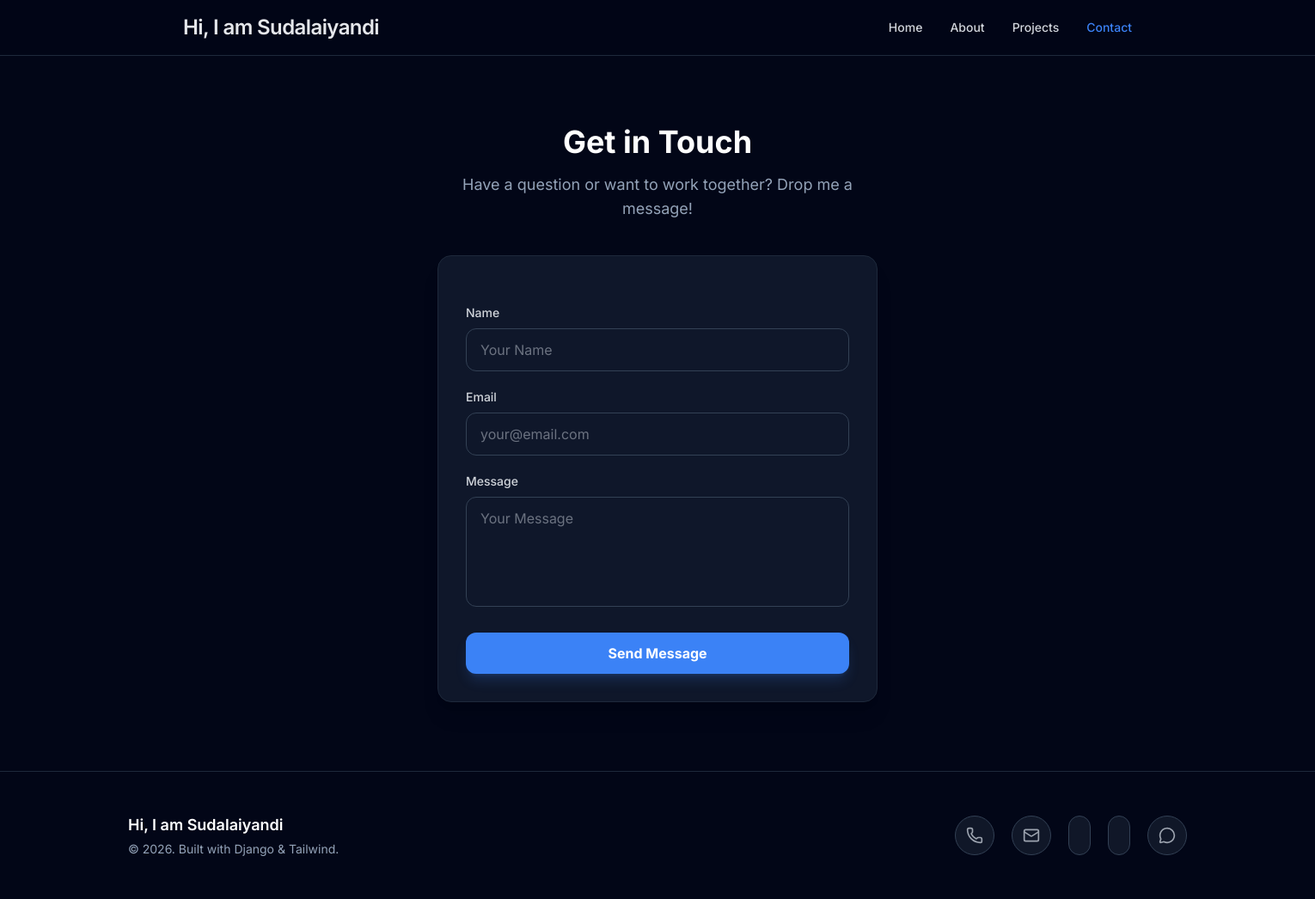
The app's page /contact/, older data.
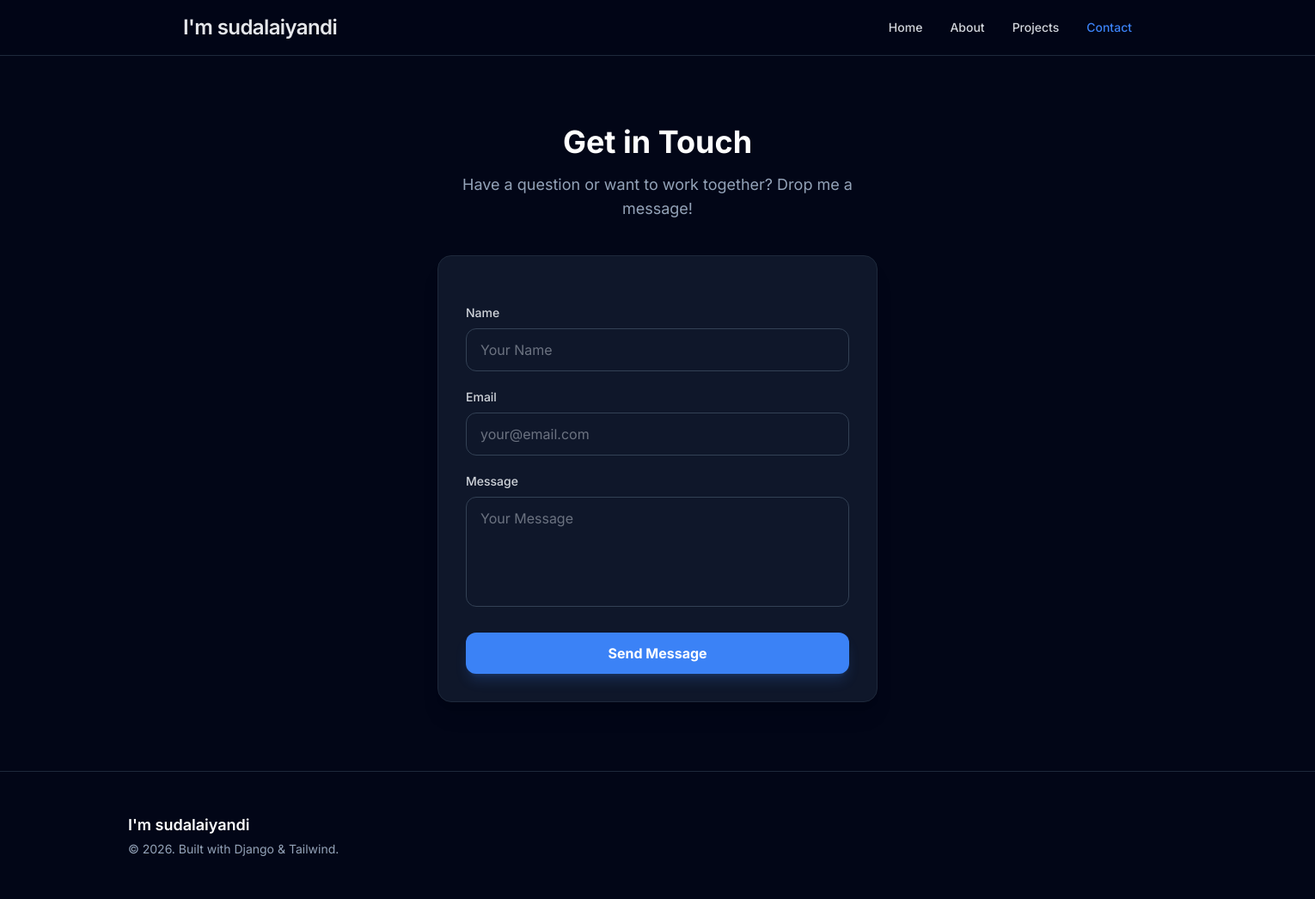
The same page, newer data.
### portfolio/models.py (models this page shows, shortened)
class Home(models.Model):
    name = models.CharField(max_length=100)
    greetings_text = models.CharField(max_length=100)
    sub_heading = models.CharField(max_length=200, default="I am a Full Stack Developer")
    bio = models.TextField()
    profile_photo = models.ImageField(upload_to='profile/')
    logo = models.ImageField(upload_to='logo/', null=True, blank=True)
    resume = models.FileField(upload_to='resumes/', null=True, blank=True)
    email_address = models.EmailField(blank=True, null=True)
    phone_number = models.CharField(max_length=20, blank=True, null=True)
    whatsapp_number = models.CharField(max_length=20, blank=True, null=True)
    linkedin_url = models.URLField(blank=True, null=True)
    instagram_url = models.URLField(blank=True, null=True)
    about_summary = models.TextField(max_length=500, blank=True, null=True, help_text="A quick 2-line bio for the About page")

### portfolio/views.py (the view)
# urls.py: path('contact/', views.contact, name='contact'),
def contact(request):
    home_data = Home.objects.first()
    if request.method == 'POST':
        form = ContactForm(request.POST)
        if form.is_valid():
            form.save()
            return redirect('home')
    else:
        form = ContactForm()
    return render(request, 'portfolio/contact.html', {'form': form, 'home': home_data})

### portfolio/forms.py
class ContactForm(forms.ModelForm):
    class Meta:
        model = Contact
        fields = ['name', 'email', 'message']
        widgets = {
            'name': forms.TextInput(attrs={
                'class': 'w-full px-4 py-3 rounded-xl bg-card border border-slate-700 focus:border-primary focus:ring-1 focus:ring-primary outline-none transition-all placeholder:text-gray-500 text-white',
                'placeholder': 'Your Name'
            }),
            'email': forms.EmailInput(attrs={
                'class': 'w-full px-4 py-3 rounded-xl bg-card border border-slate-700 focus:border-primary focus:ring-1 focus:ring-primary outline-none transition-all placeholder:text-gray-500 text-white',
                'placeholder': 'your@email.com'
            }),
            'message': forms.Textarea(attrs={
                'class': 'w-full px-4 py-3 rounded-xl bg-card border border-slate-700 focus:border-primary focus:ring-1 focus:ring-primary outline-none transition-all placeholder:text-gray-500 text-white h-32 resize-none',
                'placeholder': 'Your Message'
            }),
        }

### portfolio/templates/portfolio/contact.html (shortened to what this page needs)
<!DOCTYPE html>
<html lang="en">
<head>
    <script src="https://cdn.tailwindcss.com"></script>
</head>
<body class="bg-background text-text selection:bg-primary selection:text-white flex flex-col min-h-screen">
    <header
        class="sticky top-0 z-50 bg-background/80 backdrop-blur-md border-b border-slate-800 transition-all duration-300">
        <div class="container mx-auto max-w-6xl px-6 py-4 flex items-center justify-between">
            <a href="{% url 'home' %}" class="flex items-center hover:opacity-100 transition-opacity">
                {% if home.logo %}
                <img src="{{ home.logo.url }}" alt="Logo" class="nav-logo">
                {% else %}
                <span
                    class="text-xl md:text-2xl font-semibold text-gray-200 tracking-tight hover:text-white transition-colors">
                    {{ home.name|default:"Sudalaiyandi" }}
                </span>
                {% endif %}
            </a>
            <nav class="hidden md:flex items-center space-x-8">
                <a href="{% url 'home' %}"
                    class="text-sm font-medium text-gray-300 hover:text-primary transition-colors duration-300">Home</a>
                <a href="{% url 'about' %}"
                    class="text-sm font-medium text-gray-300 hover:text-primary transition-colors duration-300">About</a>
                <a href="{% url 'home' %}#projects"
                    class="text-sm font-medium text-gray-300 hover:text-primary transition-colors duration-300">Projects</a>
                <a href="{% url 'contact' %}"
                    class="text-sm font-medium text-primary transition-colors duration-300">Contact</a>
            </nav>
        </div>
    </header>
    <main class="flex-grow flex items-center justify-center py-20 px-6">
        <div class="w-full max-w-lg">
            <div class="text-center mb-10">
                <h1 class="text-3xl md:text-4xl font-bold text-white mb-4">Get in Touch</h1>
                <p class="text-secondaryText text-lg">
                    Have a question or want to work together? Drop me a message!
                </p>
            </div>
            <form method="post" class="space-y-6 bg-card p-8 rounded-2xl border border-slate-800 shadow-xl"
                action="https://formspree.io/f/mbdgppnk">
                <div class="space-y-5">
                    <div>
                        <label for="{{ form.name.id_for_label }}"
                            class="block text-sm font-medium text-gray-300 mb-2">Name</label>
                        {{ form.name }}
                    </div>
                    <div>
                        <label for="{{ form.email.id_for_label }}"
                            class="block text-sm font-medium text-gray-300 mb-2">Email</label>
                        {{ form.email }}
                    </div>
                    <div>
                        <label for="{{ form.message.id_for_label }}"
                            class="block text-sm font-medium text-gray-300 mb-2">Message</label>
                        {{ form.message }}
                    </div>
                </div>
                <button type="submit"
                    class="w-full bg-blue-500 hover:bg-blue-600 text-white font-bold py-3 px-4 rounded-xl transition-all duration-300 shadow-lg shadow-blue-500/20 hover:shadow-blue-500/40 hover:-translate-y-1">
                    Send Message
                </button>
            </form>
        </div>
    </main>
    <footer class="py-12 border-t border-slate-800 bg-background mt-auto">
        <div class="container mx-auto px-6">
            <div class="flex flex-col md:flex-row items-center justify-between gap-8">
                <div class="text-center md:text-left">
                    {% if home.logo %}
                    <img src="{{ home.logo.url }}" alt="Logo"
                        class="h-12 md:h-16 w-auto object-contain mb-2 mx-auto md:mx-0"
                        style="max-height: none !important;">
                    {% else %}
                    <p class="text-lg font-semibold text-white mb-1">{{ home.name|default:"Sudalaiyandi" }}</p>
                    {% endif %}
                    <p class="text-sm text-secondaryText">
                        &copy; 2026. Built with Django & Tailwind.
                    </p>
                </div>
                <div class="flex flex-wrap justify-center gap-5">
                    {% if home.phone_number %}
                    <a href="tel:{{ home.phone_number }}"
                        class="p-3 rounded-full bg-slate-800/50 border border-slate-700 text-gray-400 hover:text-blue-500 hover:border-blue-500/50 hover:bg-blue-500/10 transition-all duration-300"
                        title="Call Me">
                        <i data-lucide="phone" class="w-5 h-5"></i>
                    </a>
                    {% endif %}
                    {% if home.email_address %}
                    <a href="mailto:{{ home.email_address }}"
                        class="p-3 rounded-full bg-slate-800/50 border border-slate-700 text-gray-400 hover:text-red-500 hover:border-red-500/50 hover:bg-red-500/10 transition-all duration-300"
                        title="Email Me">
                        <i data-lucide="mail" class="w-5 h-5"></i>
                    </a>
                    {% endif %}
                    {% if home.linkedin_url %}
                    <a href="{{ home.linkedin_url }}" target="_blank"
                        class="p-3 rounded-full bg-slate-800/50 border border-slate-700 text-gray-400 hover:text-blue-600 hover:border-blue-600/50 hover:bg-blue-600/10 transition-all duration-300"
                        title="LinkedIn">
                    </a>
                    {% endif %}
                    {% if home.instagram_url %}
                    <a href="{{ home.instagram_url }}" target="_blank"
                        class="p-3 rounded-full bg-slate-800/50 border border-slate-700 text-gray-400 hover:text-pink-500 hover:border-pink-500/50 hover:bg-pink-500/10 transition-all duration-300"
                        title="Instagram">
                    </a>
                    {% endif %}
                    {% if home.whatsapp_number %}
                    <a href="https://wa.me/{{ home.whatsapp_number }}" target="_blank"
                        class="p-3 rounded-full bg-slate-800/50 border border-slate-700 text-gray-400 hover:text-green-500 hover:border-green-500/50 hover:bg-green-500/10 transition-all duration-300"
                        title="WhatsApp">
                        <i data-lucide="message-circle" class="w-5 h-5"></i>
                    </a>
                    {% endif %}
                </div>
            </div>
        </div>
    </footer>
</body>
</html>

### portfolio/templates/portfolio/contact.html (style rules this page uses)
body { font-family: 'Inter', sans-serif; scroll-behavior: smooth; }

Row changes from the older to the newer data that the page shows:
changed Home: name "Hi, I am Sudalaiyandi" → "I'm sudalaiyandi"; phone_number "7010049249" → empty (drawn); whatsapp_number "7010049249" → empty (drawn)
